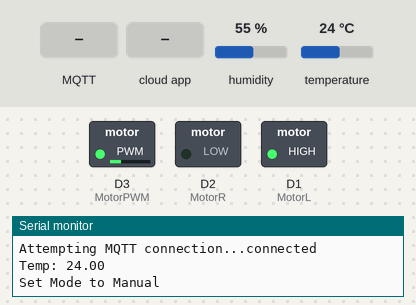
The sketch below on a simulated ESP8266 (NodeMCU). Parts: switched loads named in the sketch (green lamp = pin HIGH), the last lines printed to the serial monitor. The test bench sets the inputs (shaded band); at power-on: temperature 24 °C, humidity 55 %. WiFi joins after 1.5 s; servers stay silent unless stated; random numbers use the default seed unless the sketch sets one; no MQTT or app messages arrive unless stated; the Firebase database answers and starts empty.

Above: at 6.0 s.
6.1 s: MQTT message "1" arrives on the third subscribed topic
At 7.5 s:
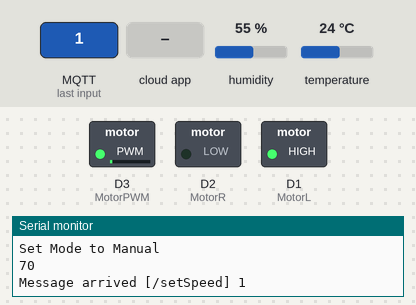
8.7 s: the phone or cloud app sets Mode to 1
At 10.2 s:
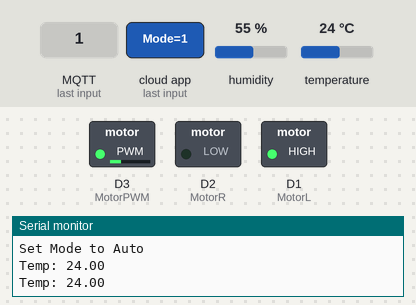
10.5 s: temperature set to 33 °C
At 11.6 s:
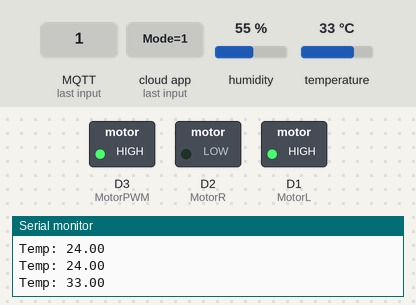
12.6 s: temperature set to 30 °C
At 14.0 s:
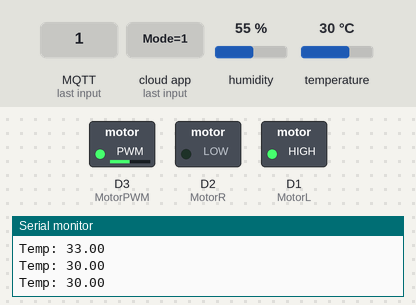
14.6 s: temperature set to 41 °C
At 16.4 s:
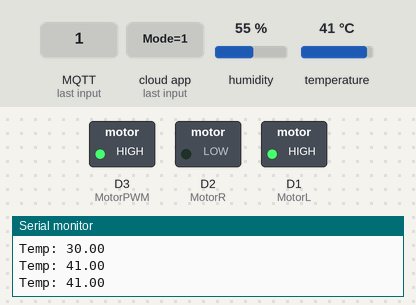
Timing chart, 0 to 17.9 s (numbered marks = the images above; inputs shaded):
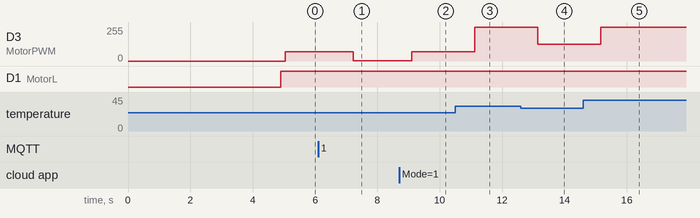

Measured:
- the behaviour switches between 32 and 31 °C on temperature (found by bisection; images 3 and 4)
- after the input at 6.1 s, D3 (MotorPWM): 70/255 → 1/255 after 1.1 s
- after the input at 8.7 s, D3 (MotorPWM): 1/255 → 70/255 after 0.40 s
- after the input at 10.5 s, D3 (MotorPWM): 70/255 → 255/255 after 0.62 s
- after the input at 12.6 s, D3 (MotorPWM): 255/255 → 125/255 after 0.55 s
- after the input at 14.6 s, D3 (MotorPWM): 125/255 → 255/255 after 0.57 s

The sketch:

Automatic_Fan_MQTT.ino
```cpp
#include "FirebaseESP8266.h"
#include <ESP8266WiFi.h>
#include <WiFiClient.h>
#include <PubSubClient.h>
#define FIREBASE_HOST "firebasehost"  //Change to your Firebase RTDB project ID e.g. Your_Project_ID.firebaseio.com
#define FIREBASE_AUTH "token" //Change to your Firebase RTDB secret password
#define WIFI_SSID "ssid"
#define WIFI_PASSWORD "password"
//MQTT
const char* mqtt_server = "server";
const char *mqtt_user = "user";
const char *mqtt_pass = "password";

#include "DHT.h"
#define DHTPIN D5
#define DHTTYPE DHT11
DHT dht(DHTPIN, DHTTYPE);
float t;
//Define Firebase Data objects
FirebaseData fanMode;
FirebaseData fanSpeed;


bool modeState = true;
String path = "/Fancontrol";

int MotorL = D1;
int MotorR = D2;
int MotorPWM = D3;

// multitask
unsigned long t0 = 0;
unsigned long t1 = 0;
unsigned long t2 = 0;

// Topic
#define M_mode  "/setMode"
#define M_speed  "/setSpeed"

WiFiClient espClient;
PubSubClient client(espClient);

void setup()
{

  Serial.begin(115200);
  delay(20);
  dht.begin();
  pinMode(MotorL, OUTPUT);
  pinMode(MotorR, OUTPUT);
  pinMode(MotorPWM, OUTPUT);

  Serial.println();
  Serial.println();

  WiFi.begin(WIFI_SSID, WIFI_PASSWORD);
  Serial.print("Connecting to Wi-Fi");
  while (WiFi.status() != WL_CONNECTED)
  {
    Serial.print(".");
    delay(300);
  }
  Serial.println();
  Serial.print("Connected with IP: ");
  Serial.println(WiFi.localIP());
  Serial.println();
  Serial.println("connected...yeey :)");
  client.setServer(mqtt_server, 16232);
  client.setCallback(callback);
  reconnect();
  delay(3000);
  Firebase.begin(FIREBASE_HOST, FIREBASE_AUTH);
  Firebase.reconnectWiFi(true);

  if (!Firebase.beginStream(fanMode, path + "/Mode"))
  {
    Serial.println("Could not begin stream");
    Serial.println("REASON: " + fanMode.errorReason());
    Serial.println();
  }
  if (!Firebase.beginStream(fanSpeed, path + "/Speed"))
  {
    Serial.println("Could not begin stream");
    Serial.println("REASON: " + fanSpeed.errorReason());
    Serial.println();
  }
}

void loop()
{
  t = dht.readTemperature();
  unsigned long task = millis();
  int fanVal;
  if (task - t0 >= 1000) {
    t0 = task;
    if (!client.connected()) {
      reconnect();
    }
    client.loop();
    digitalWrite(MotorL, 1);
    digitalWrite(MotorR, 0);
    if (modeState == true) {
      if (t < 27) {

        Serial.print("Temp: ");
        Serial.println(t);
        client.publish("temp", String(t).c_str());
        client.publish("speed", String(70).c_str());
        Firebase.setInt(fanSpeed, path + "/Speed", 70);
        analogWrite(MotorPWM, 70);
      }
      if (t > 27 && t < 32) {
        Serial.print("Temp: ");
        Serial.println(t);
        client.publish("temp", String(t).c_str());
        client.publish("speed", String(125).c_str());
        Firebase.setInt(fanSpeed, path + "/Speed", 125);
        analogWrite(MotorPWM, 125);
      }
      if (t > 32) {
        Serial.print("Temp: ");
        Serial.println(t);
        client.publish("temp", String(t).c_str());
        client.publish("speed", String(255).c_str());
        Firebase.setInt(fanSpeed, path + "/Speed", 255);
        analogWrite(MotorPWM, 255);
      }
    } else {
      if (Firebase.getInt(fanSpeed, path + "/Speed")) {
        if (fanSpeed.dataType() == "int") {
          client.publish("temp", String(t).c_str());
          client.publish("speed", String(fanSpeed.intData()).c_str());
          Serial.println(fanSpeed.intData());
          analogWrite(MotorPWM, fanSpeed.intData());
        }
      }
    }
  }


  if (task - t1 >= 50) {
    t1 = task;
    if (!Firebase.readStream(fanMode))
    {
      Serial.println();
      Serial.println("Can't read stream data");
      Serial.println("REASON: " + fanMode.errorReason());
      Serial.println();
    }

    if (fanMode.streamTimeout())
    {
      Serial.println();
      Serial.println("Stream timeout, resume streaming...");
      Serial.println();
    }

    if (fanMode.boolData() != modeState) {
      bool _modeState = modeState;
      modeState = fanMode.boolData();
      if (Firebase.setBool(fanMode, path + "/Mode", modeState)) {
        if (modeState)
          Serial.println("Set Mode to Auto");
        else
          Serial.println("Set Mode to Manual");
      }
      else {
        modeState = _modeState;
        Serial.println("Could not set Mode");
      }
    }
  }


}

void callback(char* topic, byte* payload, unsigned int length) {
  String topicStr = topic;
  payload[length] = '\0'; // Null terminator used to terminate the char array
  String message = (char*)payload;
  Serial.print("Message arrived [");
  Serial.print(topic);
  Serial.print("] ");
  if (topicStr == "/setMode") {
    Firebase.setBool(fanMode, path + "/Mode", (message == "1" ? 1 : 0));
    modeState = (message == "1" ? true : false);
  }
  if (topicStr == "/setSpeed") {
    Firebase.setInt(fanSpeed, path + "/Speed", message.toInt());
  }
}

void reconnect() {
  // Loop until we're reconnected
  while (!client.connected()) {
    Serial.print("Attempting MQTT connection...");
    // Create a random client ID
    String clientId = "ESP8266Client-";
    clientId += String(random(0xffff), HEX);
    // Attempt to connect
    if (client.connect(clientId.c_str(), mqtt_user, mqtt_pass)) {
      Serial.println("connected");
      // Once connected, publish an announcement...
      client.publish("outTopic", "hello world");
      // ... and resubscribe
      client.subscribe("inTopic");
      client.subscribe(M_mode);
      client.subscribe(M_speed);
    } else {
      Serial.print("failed, rc=");
      Serial.print(client.state());
      Serial.println(" try again in 5 seconds");
      // Wait 5 seconds before retrying
      delay(5000);
    }
  }
}
```
